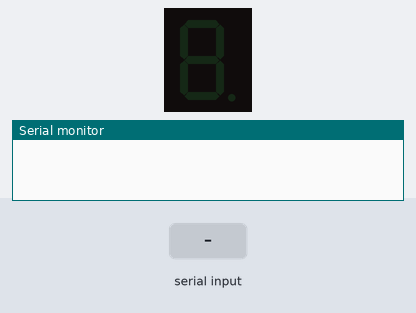
Recording of a sketch running on a simulated Arduino Uno, built with avr-gcc and run on an emulated ATmega328P. Shown: 1-digit seven-segment display, the last lines printed to the serial monitor. Wiring (inferred from the names in the program): 1-digit 7-segment display, segments lit when HIGH: segments pin 4, pin 5, pin 6, pin 7, pin 8, pin 9, pin 10, pin 11. The test bench sets the inputs (shaded band). The segment pins are drawn as the display they are named for.

Above: at 1.2 s.
1.3 s: "5\n" received over Serial
At 2.3 s:
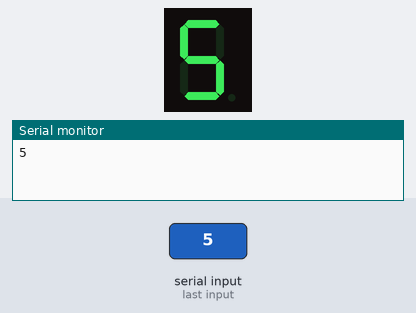
4.3 s: "90,45\n" received over Serial
Timing chart, 0 to 7.3 s (numbered marks = the images above; inputs shaded):
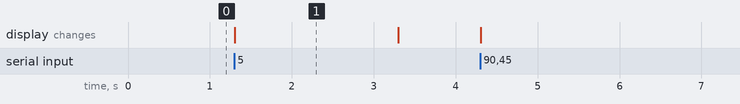

The sketch:

fnd_Serial.ino
```cpp
int seg_pin[8] = {4, 5, 6, 7, 8, 9, 10, 11};
int seg_data[16][8] = {{1,1,1,1,1,1,0,0}, {0,1,1,0,0,0,0,0}, // fnd 0, 1
                        {1,1,0,1,1,0,1,0}, {1,1,1,1,0,0,1,0}, // fnd 2, 3
                        {0,1,1,0,0,1,1,0}, {1,0,1,1,0,1,1,0}, // fnd 4, 5
                        {1,0,1,1,1,1,1,0}, {1,1,1,0,0,1,0,0}, // fnd 6, 7
                        {1,1,1,1,1,1,1,0}, {1,1,1,1,0,1,1,0}, // fnd 8, 9
                        {1,1,1,0,1,1,1,0}, {0,0,1,1,1,1,1,0}, // fnd A, B
                        {1,0,0,1,1,1,0,0}, {0,1,1,1,1,0,1,0}, // fnd C, D
                        {1,0,0,1,1,1,1,0}, {1,0,0,0,1,1,1,0}}; // fnd E, F

void fnd(int j){
  for(int i = 0; i < 8; i++)
  {
    digitalWrite(seg_pin[i], seg_data[j][i]);
  }
  delay(1000);
}

void setup() {
  // put your setup code here, to run once:
  Serial.begin(9600); // Serial 통신 속도 지정
  for(int i = 0; i < 8; i++)
  {
    pinMode(seg_pin[i], OUTPUT);
  }
}

void loop() {
  // put your main code here, to run repeatedly:
  if(Serial.available())  // Serial.available() : Serial 통신이 가능하게함
  {
//  방법 1
    int a = Serial.parseInt(); // Serial.parseInt() : Serial 통신으로 입력된 값이 ASCII 값이 아닌 Integer로 나타나게 함
    Serial.println(a);
    fnd(a);
//  방법 2
//  int a  = Serial.read();
//  Serial.println(a - 48);
//  fnd(a - 48);
  }
}
```

Measured:
- after the input at 1.3 s, the display: changes at once (image 1)
- what the display in image 1 shows lasts 2.0 s, from 1.3 s to 3.3 s
